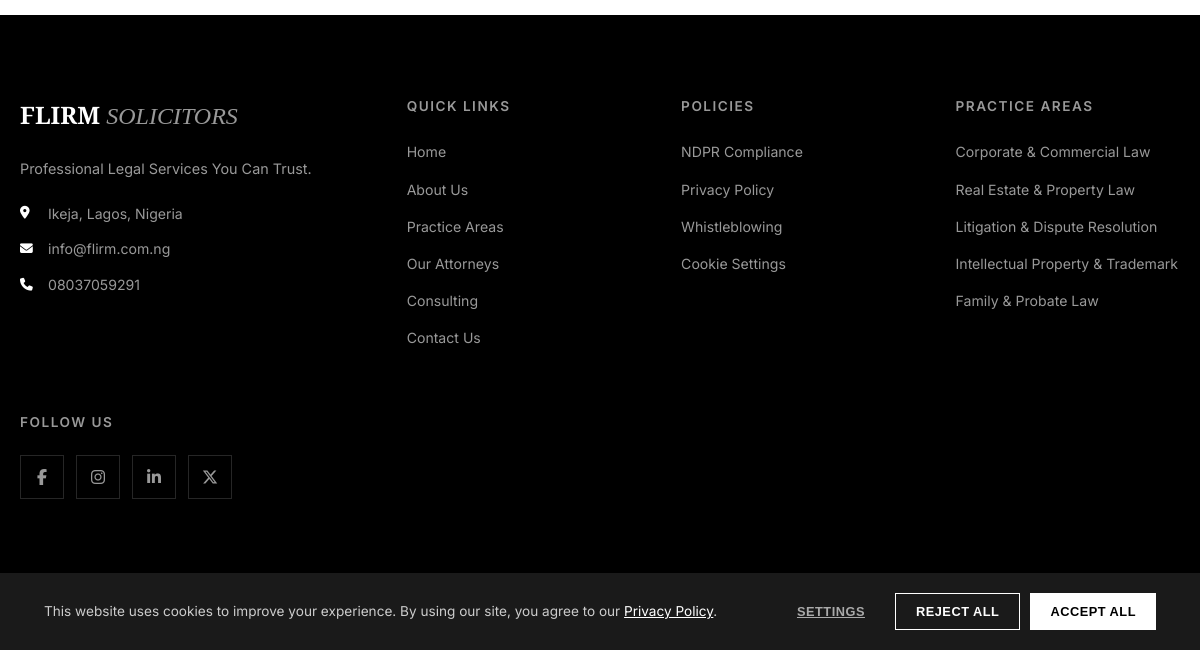
Page /attorneys.php (lower part) on the earlier database version.
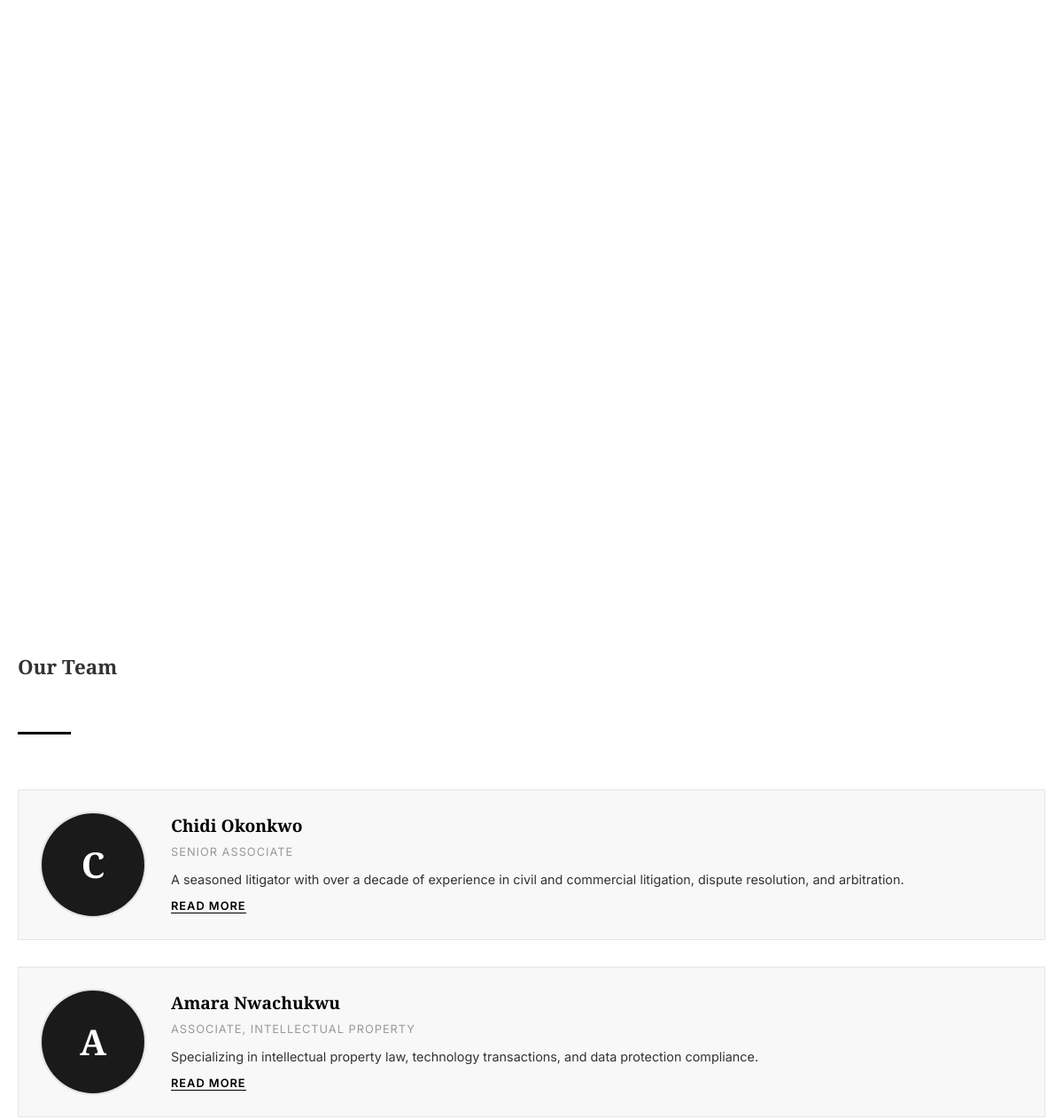
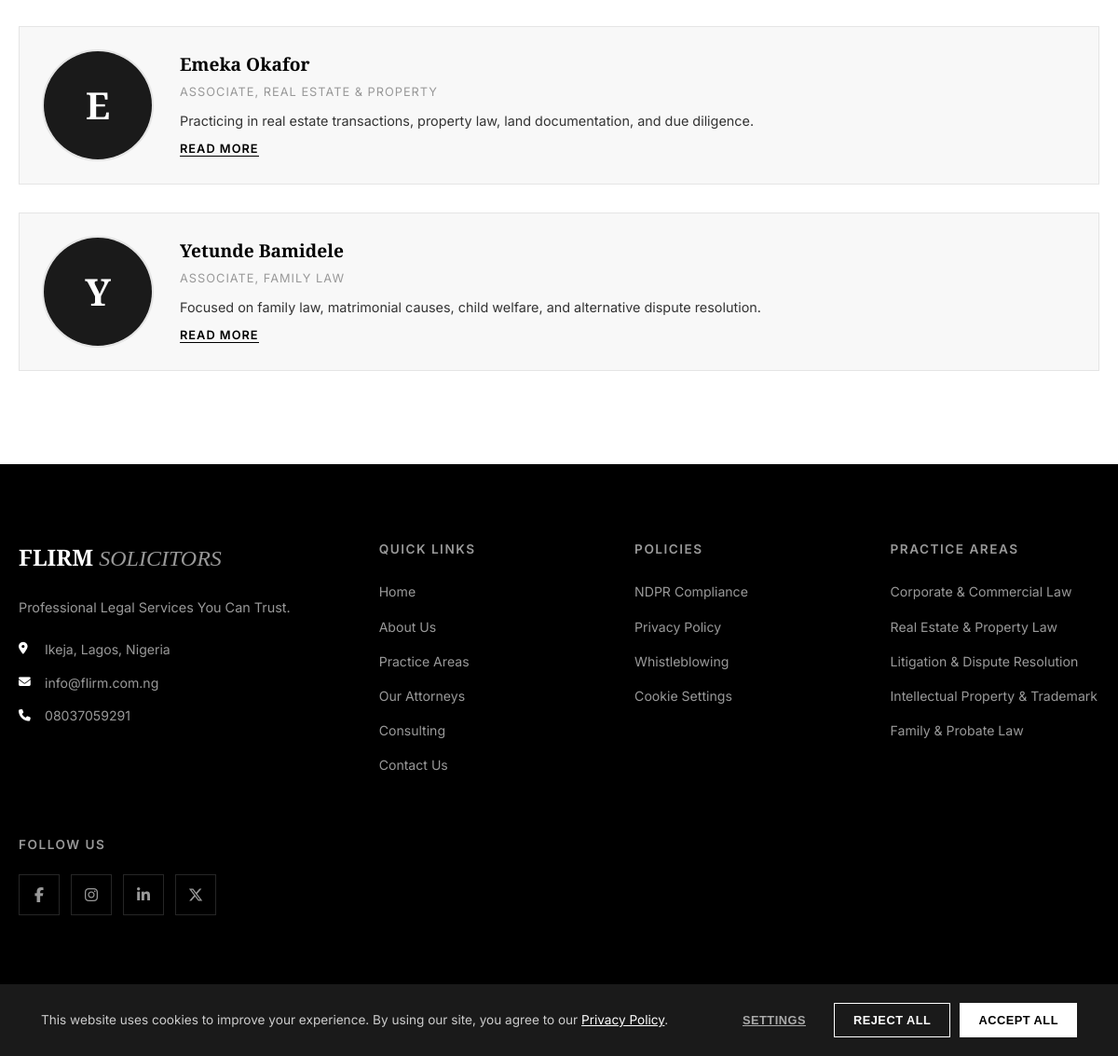
Same page on the later database version (2 pictures, top to bottom).
### tables this page shows
CREATE TABLE practice_areas (
    id INT PRIMARY KEY AUTO_INCREMENT,
    title VARCHAR(255) NOT NULL,
    short_description TEXT,
    services TEXT,
    icon_class VARCHAR(100) DEFAULT 'fa-gavel',
    display_order INT DEFAULT 0,
    is_active TINYINT(1) DEFAULT 1,
    created_at TIMESTAMP DEFAULT CURRENT_TIMESTAMP
);

CREATE TABLE social_media (
    id INT PRIMARY KEY AUTO_INCREMENT,
    platform VARCHAR(50) NOT NULL,
    url VARCHAR(255) NOT NULL,
    icon_class VARCHAR(100),
    display_order INT DEFAULT 0,
    is_active TINYINT(1) DEFAULT 1
);

CREATE TABLE attorneys (
    id INT PRIMARY KEY AUTO_INCREMENT,
    name VARCHAR(255) NOT NULL,
    title VARCHAR(255) NOT NULL,
    short_bio TEXT,
    bio TEXT,
    image_url VARCHAR(255),
    display_order INT DEFAULT 0,
    is_active TINYINT(1) DEFAULT 1,
    created_at TIMESTAMP DEFAULT CURRENT_TIMESTAMP
);

### includes/db.php (called while the page is built, shortened)
<?php
class Database {
    private static $instance = null;
    private $conn;
    private function __construct() {
        try {
            $this->conn = new mysqli(DB_HOST, DB_USER, DB_PASS, DB_NAME);
            $this->conn->set_charset('utf8mb4');
        } catch (Throwable $e) {
            http_response_code(500);
            die('Database connection failed: ' . htmlspecialchars($e->getMessage()));
        }
    }
    public static function getInstance() {
        if (self::$instance === null) {
            self::$instance = new self();
        }
        return self::$instance;
    }
    public function query($sql) {
        return $this->conn->query($sql);
    }
    public function fetchAll($sql) {
        $result = $this->query($sql);
        $data = [];
        if ($result && $result->num_rows > 0) {
            while ($row = $result->fetch_assoc()) {
                $data[] = $row;
            }
        }
        return $data;
    }
}

### includes/functions.php (called while the page is built, shortened)
<?php
require_once 'db.php';
function getPracticeAreas() {
    return Database::getInstance()->fetchAll("SELECT * FROM practice_areas WHERE is_active = 1 ORDER BY display_order ASC");
}
function getSocialMedia() {
    return Database::getInstance()->fetchAll("SELECT * FROM social_media WHERE is_active = 1 ORDER BY display_order ASC");
}
function getAttorneys() {
    return Database::getInstance()->fetchAll("SELECT * FROM attorneys WHERE is_active = 1 ORDER BY display_order ASC");
}
function imgExists($path) {
    return !empty($path) && file_exists(ROOT_PATH . $path);
}
        ?><img src="<?= SITE_URL . htmlspecialchars($path) ?>" alt="<?= htmlspecialchars($alt) ?>" style="<?= $style ?>"><?php

### attorneys.php (the view, shortened to what the changed rows need)
<?php require_once 'includes/header.php'; ?>
<?php $attorneys = getAttorneys(); ?>
<section class="section section-white">
    <div class="container">
        <?php if (!empty($attorneys)): ?>
        <div class="attorneys-grid" style="margin-top:60px;">
            <h3 style="font-family:var(--font-serif);font-size:1.4rem;margin-bottom:4px;">Our Team</h3>
            <div class="title-line" style="margin-bottom:32px;"></div>
            <?php foreach ($attorneys as $att): ?>
            <div class="attorney-card" data-attorney="<?= htmlspecialchars($att['name']) ?>">
                <div class="attorney-img">
                    <?php if (imgExists($att['image_url'] ?? '')): ?>
                    <img src="<?= SITE_URL . htmlspecialchars($att['image_url']) ?>" alt="<?= htmlspecialchars($att['name']) ?>">
                    <?php else: ?>
                    <div class="attorney-img-placeholder"><?= htmlspecialchars($att['name'][0]) ?></div>
                    <?php endif; ?>
                </div>
                <div class="attorney-info">
                    <h3 class="attorney-name"><?= htmlspecialchars($att['name']) ?></h3>
                    <div class="attorney-title"><?= htmlspecialchars($att['title']) ?></div>
                    <div class="attorney-bio-short"><?= htmlspecialchars($att['short_bio']) ?></div>
                    <?php if (!empty($att['bio'])): ?>
                    <button class="attorney-readmore" onclick="toggleBio(this)">Read More</button>
                    <?php endif; ?>
                </div>
            </div>
            <?php endforeach; ?>
        </div>
        <?php endif; ?>
    </div>
</section>
<?php require_once 'includes/footer.php'; ?>

### includes/footer.php (shortened to what the changed rows need)
<?php
$socials = getSocialMedia();
?>
    <footer class="site-footer">
        <div class="container">
            <div class="footer-grid">
                <div class="footer-col">
                    <ul class="footer-links">
<?php
$areas = getPracticeAreas();
foreach (array_slice($areas, 0, 5) as $area):
?>
                        <li><a href="<?= SITE_URL ?>practice-areas.php#area-<?= $area['id'] ?>"><?= htmlspecialchars($area['title']) ?></a></li>
<?php endforeach; ?>
                    </ul>
                </div>
                <div class="footer-col">
                    <div class="footer-social">
<?php foreach ($socials as $social): ?>
                        <a href="<?= htmlspecialchars($social['url']) ?>" class="social-icon" target="_blank" rel="noopener" aria-label="<?= htmlspecialchars($social['platform']) ?>">
                            <i class="fab <?= htmlspecialchars($social['icon_class']) ?>"></i>
                        </a>
<?php endforeach; ?>
                    </div>
                </div>
            </div>
        </div>
    </footer>
</body>
</html>

Differences in the rows shown:
added attorneys: name "C", name "Chidi Okonkwo", title "SENIOR ASSOCIATE", short_bio "A seasoned litigator with over a decade of experience in civil and commercial litigation, dispute resolution, and arbitration."
added attorneys: name "A", name "Amara Nwachukwu", title "ASSOCIATE, INTELLECTUAL PROPERTY", short_bio "Specializing in intellectual property law, technology transactions, and data protection compliance."
added attorneys: name "E", name "Emeka Okafor", title "ASSOCIATE, REAL ESTATE & PROPERTY", short_bio "Practicing in real estate transactions, property law, land documentation, and due diligence."
added attorneys: name "Y", name "Yetunde Bamidele", title "ASSOCIATE, FAMILY LAW", short_bio "Focused on family law, matrimonial causes, child welfare, and alternative dispute resolution."
Other differences:
text now shown: "Our Team"
